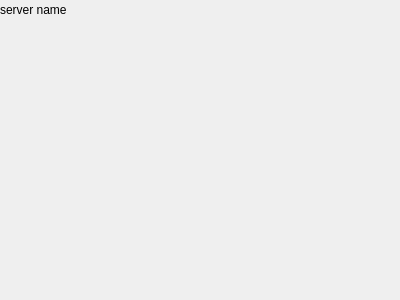
<?xml version="1.0" encoding="UTF-8"?>
<ui version="4.0">
 <class>Form</class>
 <widget class="QWidget" name="Form">
  <property name="geometry">
   <rect>
    <x>0</x>
    <y>0</y>
    <width>400</width>
    <height>300</height>
   </rect>
  </property>
  <property name="windowTitle">
   <string>Form</string>
  </property>
  <layout class="QVBoxLayout" name="verticalLayout">
   <property name="leftMargin">
    <number>0</number>
   </property>
   <property name="topMargin">
    <number>0</number>
   </property>
   <property name="rightMargin">
    <number>0</number>
   </property>
   <property name="bottomMargin">
    <number>0</number>
   </property>
   <item>
    <layout class="QHBoxLayout" name="horizontalLayout">
     <item>
      <widget class="QLabel" name="server_name_label">
       <property name="text">
        <string>server name</string>
       </property>
      </widget>
     </item>
     <item>
      <spacer name="horizontalSpacer">
       <property name="orientation">
        <enum>Qt::Horizontal</enum>
       </property>
       <property name="sizeHint" stdset="0">
        <size>
         <width>40</width>
         <height>20</height>
        </size>
       </property>
      </spacer>
     </item>
    </layout>
   </item>
   <item>
    <layout class="QGridLayout" name="content"/>
   </item>
   <item>
    <spacer name="verticalSpacer">
     <property name="orientation">
      <enum>Qt::Vertical</enum>
     </property>
     <property name="sizeHint" stdset="0">
      <size>
       <width>20</width>
       <height>40</height>
      </size>
     </property>
    </spacer>
   </item>
  </layout>
 </widget>
 <resources/>
 <connections/>
</ui>
